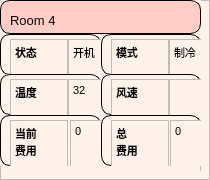
           <widget class="QFrame" name="frame_11">
            <property name="styleSheet">
             <string notr="true">background-color: rgb(255, 242, 235);</string>
            </property>
            <property name="frameShape">
             <enum>QFrame::StyledPanel</enum>
            </property>
            <property name="frameShadow">
             <enum>QFrame::Raised</enum>
            </property>
            <widget class="QWidget" name="layoutWidget_53">
             <property name="geometry">
              <rect>
               <x>0</x>
               <y>0</y>
               <width>201</width>
               <height>171</height>
              </rect>
             </property>
             <layout class="QVBoxLayout" name="verticalLayout_33">
              <property name="spacing">
               <number>0</number>
              </property>
              <item>
               <widget class="QFrame" name="frame_168">
                <property name="sizePolicy">
                 <sizepolicy hsizetype="Preferred" vsizetype="Expanding">
                  <horstretch>1</horstretch>
                  <verstretch>1</verstretch>
                 </sizepolicy>
                </property>
                <property name="styleSheet">
                 <string notr="true">#frame_168{
	background-color: rgb(255, 205, 198);
border-radius:10px;
border:1px solid black
}</string>
                </property>
                <property name="frameShape">
                 <enum>QFrame::StyledPanel</enum>
                </property>
                <property name="frameShadow">
                 <enum>QFrame::Raised</enum>
                </property>
                <widget class="QWidget" name="layoutWidget_96">
                 <property name="geometry">
                  <rect>
                   <x>10</x>
                   <y>10</y>
                   <width>181</width>
                   <height>22</height>
                  </rect>
                 </property>
                 <layout class="QHBoxLayout" name="horizontalLayout_90">
                  <property name="spacing">
                   <number>0</number>
                  </property>
                  <item>
                   <widget class="QLabel" name="ROOM4">
                    <property name="sizePolicy">
                     <sizepolicy hsizetype="Preferred" vsizetype="Preferred">
                      <horstretch>0</horstretch>
                      <verstretch>0</verstretch>
                     </sizepolicy>
                    </property>
                    <property name="styleSheet">
                     <string notr="true">background-color: rgb(255, 205, 198);</string>
                    </property>
                    <property name="text">
                     <string>&lt;html&gt;&lt;head/&gt;&lt;body&gt;&lt;p&gt;&lt;span style=&quot; font-family:'Arial Black'; font-size:10pt; color:#070707;&quot;&gt;Room 4&lt;/span&gt;&lt;/p&gt;&lt;/body&gt;&lt;/html&gt;</string>
                    </property>
                   </widget>
                  </item>
                 </layout>
                </widget>
               </widget>
              </item>
              <item>
               <widget class="QFrame" name="frame_169">
                <property name="sizePolicy">
                 <sizepolicy hsizetype="Preferred" vsizetype="Expanding">
                  <horstretch>3</horstretch>
                  <verstretch>4</verstretch>
                 </sizepolicy>
                </property>
                <property name="frameShape">
                 <enum>QFrame::StyledPanel</enum>
                </property>
                <property name="frameShadow">
                 <enum>QFrame::Raised</enum>
                </property>
                <widget class="QWidget" name="layoutWidget_97">
                 <property name="geometry">
                  <rect>
                   <x>0</x>
                   <y>0</y>
                   <width>201</width>
                   <height>141</height>
                  </rect>
                 </property>
                 <layout class="QVBoxLayout" name="verticalLayout_34">
                  <property name="spacing">
                   <number>0</number>
                  </property>
                  <item>
                   <widget class="QFrame" name="frame_170">
                    <property name="sizePolicy">
                     <sizepolicy hsizetype="Preferred" vsizetype="Expanding">
                      <horstretch>0</horstretch>
                      <verstretch>2</verstretch>
                     </sizepolicy>
                    </property>
                    <property name="frameShape">
                     <enum>QFrame::StyledPanel</enum>
                    </property>
                    <property name="frameShadow">
                     <enum>QFrame::Raised</enum>
                    </property>
                    <widget class="QWidget" name="layoutWidget_24">
                     <property name="geometry">
                      <rect>
                       <x>0</x>
                       <y>0</y>
                       <width>201</width>
                       <height>41</height>
                      </rect>
                     </property>
                     <layout class="QHBoxLayout" name="horizontalLayout_12">
                      <property name="spacing">
                       <number>0</number>
                      </property>
                      <item>
                       <widget class="QFrame" name="frame_32">
                        <property name="styleSheet">
                         <string notr="true">#frame_32{
border-radius:10px;
border:1px solid black
}</string>
                        </property>
                        <property name="frameShape">
                         <enum>QFrame::StyledPanel</enum>
                        </property>
                        <property name="frameShadow">
                         <enum>QFrame::Raised</enum>
                        </property>
                        <widget class="QWidget" name="layoutWidget_36">
                         <property name="geometry">
                          <rect>
                           <x>10</x>
                           <y>5</y>
                           <width>116</width>
                           <height>59</height>
                          </rect>
                         </property>
                         <layout class="QHBoxLayout" name="horizontalLayout_47">
                          <property name="spacing">
                           <number>0</number>
                          </property>
                          <item>
                           <widget class="QTextBrowser" name="textBrowser_R4_state">
                            <property name="styleSheet">
                             <string notr="true"/>
                            </property>
                            <property name="html">
                             <string>&lt;!DOCTYPE HTML PUBLIC &quot;-//W3C//DTD HTML 4.0//EN&quot; &quot;http://www.w3.org/TR/REC-html40/strict.dtd&quot;&gt;
&lt;html&gt;&lt;head&gt;&lt;meta name=&quot;qrichtext&quot; content=&quot;1&quot; /&gt;&lt;style type=&quot;text/css&quot;&gt;
p, li { white-space: pre-wrap; }
&lt;/style&gt;&lt;/head&gt;&lt;body style=&quot; font-family:'SimSun'; font-size:9pt; font-weight:400; font-style:normal;&quot;&gt;
&lt;p style=&quot; margin-top:0px; margin-bottom:0px; margin-left:0px; margin-right:0px; -qt-block-indent:0; text-indent:0px;&quot;&gt;&lt;span style=&quot; font-family:'微软雅黑'; font-size:8pt; font-weight:600;&quot;&gt;状态&lt;/span&gt;&lt;/p&gt;&lt;/body&gt;&lt;/html&gt;</string>
                            </property>
                           </widget>
                          </item>
                          <item>
                           <widget class="QTextBrowser" name="textBrowser_Room4_state">
                            <property name="readOnly">
                             <bool>false</bool>
                            </property>
                            <property name="html">
                             <string>&lt;!DOCTYPE HTML PUBLIC &quot;-//W3C//DTD HTML 4.0//EN&quot; &quot;http://www.w3.org/TR/REC-html40/strict.dtd&quot;&gt;
&lt;html&gt;&lt;head&gt;&lt;meta name=&quot;qrichtext&quot; content=&quot;1&quot; /&gt;&lt;style type=&quot;text/css&quot;&gt;
p, li { white-space: pre-wrap; }
&lt;/style&gt;&lt;/head&gt;&lt;body style=&quot; font-family:'SimSun'; font-size:9pt; font-weight:400; font-style:normal;&quot;&gt;
&lt;p style=&quot; margin-top:0px; margin-bottom:0px; margin-left:0px; margin-right:0px; -qt-block-indent:0; text-indent:0px;&quot;&gt;&lt;span style=&quot; font-family:'微软雅黑'; font-size:8pt;&quot;&gt;开机&lt;/span&gt;&lt;/p&gt;&lt;/body&gt;&lt;/html&gt;</string>
                            </property>
                           </widget>
                          </item>
                         </layout>
                        </widget>
                       </widget>
                      </item>
                      <item>
                       <widget class="QFrame" name="frame_33">
                        <property name="styleSheet">
                         <string notr="true">#frame_33{
border-radius:10px;
border:1px solid black
}</string>
                        </property>
                        <property name="frameShape">
                         <enum>QFrame::StyledPanel</enum>
                        </property>
                        <property name="frameShadow">
                         <enum>QFrame::Raised</enum>
                        </property>
                        <widget class="QWidget" name="layoutWidget_37">
                         <property name="geometry">
                          <rect>
                           <x>10</x>
                           <y>5</y>
                           <width>116</width>
                           <height>59</height>
                          </rect>
                         </property>
                         <layout class="QHBoxLayout" name="horizontalLayout_48">
                          <property name="spacing">
                           <number>0</number>
                          </property>
                          <item>
                           <widget class="QTextBrowser" name="textBrowser_R4_mode">
                            <property name="html">
                             <string>&lt;!DOCTYPE HTML PUBLIC &quot;-//W3C//DTD HTML 4.0//EN&quot; &quot;http://www.w3.org/TR/REC-html40/strict.dtd&quot;&gt;
&lt;html&gt;&lt;head&gt;&lt;meta name=&quot;qrichtext&quot; content=&quot;1&quot; /&gt;&lt;style type=&quot;text/css&quot;&gt;
p, li { white-space: pre-wrap; }
&lt;/style&gt;&lt;/head&gt;&lt;body style=&quot; font-family:'SimSun'; font-size:9pt; font-weight:400; font-style:normal;&quot;&gt;
&lt;p style=&quot; margin-top:0px; margin-bottom:0px; margin-left:0px; margin-right:0px; -qt-block-indent:0; text-indent:0px;&quot;&gt;&lt;span style=&quot; font-family:'微软雅黑'; font-size:8pt; font-weight:600;&quot;&gt;模式&lt;/span&gt;&lt;/p&gt;&lt;/body&gt;&lt;/html&gt;</string>
                            </property>
                           </widget>
                          </item>
                          <item>
                           <widget class="QTextBrowser" name="textBrowser_Room4_mode">
                            <property name="readOnly">
                             <bool>false</bool>
                            </property>
                            <property name="html">
                             <string>&lt;!DOCTYPE HTML PUBLIC &quot;-//W3C//DTD HTML 4.0//EN&quot; &quot;http://www.w3.org/TR/REC-html40/strict.dtd&quot;&gt;
&lt;html&gt;&lt;head&gt;&lt;meta name=&quot;qrichtext&quot; content=&quot;1&quot; /&gt;&lt;style type=&quot;text/css&quot;&gt;
p, li { white-space: pre-wrap; }
&lt;/style&gt;&lt;/head&gt;&lt;body style=&quot; font-family:'SimSun'; font-size:9pt; font-weight:400; font-style:normal;&quot;&gt;
&lt;p style=&quot; margin-top:0px; margin-bottom:0px; margin-left:0px; margin-right:0px; -qt-block-indent:0; text-indent:0px;&quot;&gt;&lt;span style=&quot; font-family:'微软雅黑'; font-size:8pt;&quot;&gt;制冷&lt;/span&gt;&lt;/p&gt;&lt;/body&gt;&lt;/html&gt;</string>
                            </property>
                           </widget>
                          </item>
                         </layout>
                        </widget>
                       </widget>
                      </item>
                     </layout>
                    </widget>
                   </widget>
                  </item>
                  <item>
                   <widget class="QFrame" name="frame_171">
                    <property name="sizePolicy">
                     <sizepolicy hsizetype="Preferred" vsizetype="Expanding">
                      <horstretch>0</horstretch>
                      <verstretch>2</verstretch>
                     </sizepolicy>
                    </property>
                    <property name="frameShape">
                     <enum>QFrame::StyledPanel</enum>
                    </property>
                    <property name="frameShadow">
                     <enum>QFrame::Raised</enum>
                    </property>
                    <widget class="QWidget" name="layoutWidget_25">
                     <property name="geometry">
                      <rect>
                       <x>0</x>
                       <y>0</y>
                       <width>201</width>
                       <height>41</height>
                      </rect>
                     </property>
                     <layout class="QHBoxLayout" name="horizontalLayout_49">
                      <property name="spacing">
                       <number>0</number>
                      </property>
                      <item>
                       <widget class="QFrame" name="frame_50">
                        <property name="styleSheet">
                         <string notr="true">#frame_50{
border-radius:10px;
border:1px solid black
}</string>
                        </property>
                        <property name="frameShape">
                         <enum>QFrame::StyledPanel</enum>
                        </property>
                        <property name="frameShadow">
                         <enum>QFrame::Raised</enum>
                        </property>
                        <widget class="QWidget" name="layoutWidget_54">
                         <property name="geometry">
                          <rect>
                           <x>10</x>
                           <y>5</y>
                           <width>116</width>
                           <height>59</height>
                          </rect>
                         </property>
                         <layout class="QHBoxLayout" name="horizontalLayout_50">
                          <property name="spacing">
                           <number>0</number>
                          </property>
                          <item>
                           <widget class="QTextBrowser" name="textBrowser_R4_tem">
                            <property name="html">
                             <string>&lt;!DOCTYPE HTML PUBLIC &quot;-//W3C//DTD HTML 4.0//EN&quot; &quot;http://www.w3.org/TR/REC-html40/strict.dtd&quot;&gt;
&lt;html&gt;&lt;head&gt;&lt;meta name=&quot;qrichtext&quot; content=&quot;1&quot; /&gt;&lt;style type=&quot;text/css&quot;&gt;
p, li { white-space: pre-wrap; }
&lt;/style&gt;&lt;/head&gt;&lt;body style=&quot; font-family:'SimSun'; font-size:9pt; font-weight:400; font-style:normal;&quot;&gt;
&lt;p style=&quot; margin-top:0px; margin-bottom:0px; margin-left:0px; margin-right:0px; -qt-block-indent:0; text-indent:0px;&quot;&gt;&lt;span style=&quot; font-family:'微软雅黑'; font-size:8pt; font-weight:600;&quot;&gt;温度&lt;/span&gt;&lt;/p&gt;&lt;/body&gt;&lt;/html&gt;</string>
                            </property>
                           </widget>
                          </item>
                          <item>
                           <widget class="QTextBrowser" name="textBrowser_Room4_tem">
                            <property name="readOnly">
                             <bool>false</bool>
                            </property>
                            <property name="html">
                             <string>&lt;!DOCTYPE HTML PUBLIC &quot;-//W3C//DTD HTML 4.0//EN&quot; &quot;http://www.w3.org/TR/REC-html40/strict.dtd&quot;&gt;
&lt;html&gt;&lt;head&gt;&lt;meta name=&quot;qrichtext&quot; content=&quot;1&quot; /&gt;&lt;style type=&quot;text/css&quot;&gt;
p, li { white-space: pre-wrap; }
&lt;/style&gt;&lt;/head&gt;&lt;body style=&quot; font-family:'SimSun'; font-size:9pt; font-weight:400; font-style:normal;&quot;&gt;
&lt;p style=&quot; margin-top:0px; margin-bottom:0px; margin-left:0px; margin-right:0px; -qt-block-indent:0; text-indent:0px;&quot;&gt;&lt;span style=&quot; font-family:'微软雅黑'; font-size:8pt;&quot;&gt;32&lt;/span&gt;&lt;/p&gt;&lt;/body&gt;&lt;/html&gt;</string>
                            </property>
                           </widget>
                          </item>
                         </layout>
                        </widget>
                       </widget>
                      </item>
                      <item>
                       <widget class="QFrame" name="frame_51">
                        <property name="styleSheet">
                         <string notr="true">#frame_51{
border-radius:10px;
border:1px solid black
}</string>
                        </property>
                        <property name="frameShape">
                         <enum>QFrame::StyledPanel</enum>
                        </property>
                        <property name="frameShadow">
                         <enum>QFrame::Raised</enum>
                        </property>
                        <widget class="QWidget" name="layoutWidget_55">
                         <property name="geometry">
                          <rect>
                           <x>10</x>
                           <y>5</y>
                           <width>116</width>
                           <height>59</height>
                          </rect>
                         </property>
                         <layout class="QHBoxLayout" name="horizontalLayout_51">
                          <property name="spacing">
                           <number>0</number>
                          </property>
                          <item>
                           <widget class="QTextBrowser" name="textBrowser_R4_WindSpeed">
                            <property name="html">
                             <string>&lt;!DOCTYPE HTML PUBLIC &quot;-//W3C//DTD HTML 4.0//EN&quot; &quot;http://www.w3.org/TR/REC-html40/strict.dtd&quot;&gt;
&lt;html&gt;&lt;head&gt;&lt;meta name=&quot;qrichtext&quot; content=&quot;1&quot; /&gt;&lt;style type=&quot;text/css&quot;&gt;
p, li { white-space: pre-wrap; }
&lt;/style&gt;&lt;/head&gt;&lt;body style=&quot; font-family:'SimSun'; font-size:9pt; font-weight:400; font-style:normal;&quot;&gt;
&lt;p style=&quot; margin-top:0px; margin-bottom:0px; margin-left:0px; margin-right:0px; -qt-block-indent:0; text-indent:0px;&quot;&gt;&lt;span style=&quot; font-family:'微软雅黑'; font-size:8pt; font-weight:600;&quot;&gt;风速&lt;/span&gt;&lt;/p&gt;&lt;/body&gt;&lt;/html&gt;</string>
                            </property>
                           </widget>
                          </item>
                          <item>
                           <widget class="QTextBrowser" name="textBrowser_Room4_WindSpeed">
                            <property name="readOnly">
                             <bool>false</bool>
                            </property>
                            <property name="html">
                             <string>&lt;!DOCTYPE HTML PUBLIC &quot;-//W3C//DTD HTML 4.0//EN&quot; &quot;http://www.w3.org/TR/REC-html40/strict.dtd&quot;&gt;
&lt;html&gt;&lt;head&gt;&lt;meta name=&quot;qrichtext&quot; content=&quot;1&quot; /&gt;&lt;style type=&quot;text/css&quot;&gt;
p, li { white-space: pre-wrap; }
&lt;/style&gt;&lt;/head&gt;&lt;body style=&quot; font-family:'SimSun'; font-size:9pt; font-weight:400; font-style:normal;&quot;&gt;
&lt;p style=&quot;-qt-paragraph-type:empty; margin-top:0px; margin-bottom:0px; margin-left:0px; margin-right:0px; -qt-block-indent:0; text-indent:0px;&quot;&gt;&lt;br /&gt;&lt;/p&gt;&lt;/body&gt;&lt;/html&gt;</string>
                            </property>
                           </widget>
                          </item>
                         </layout>
                        </widget>
                       </widget>
                      </item>
                     </layout>
                    </widget>
                   </widget>
                  </item>
                  <item>
                   <widget class="QFrame" name="frame_172">
                    <property name="sizePolicy">
                     <sizepolicy hsizetype="Preferred" vsizetype="Expanding">
                      <horstretch>0</horstretch>
                      <verstretch>3</verstretch>
                     </sizepolicy>
                    </property>
                    <property name="frameShape">
                     <enum>QFrame::StyledPanel</enum>
                    </property>
                    <property name="frameShadow">
                     <enum>QFrame::Raised</enum>
                    </property>
                    <widget class="QWidget" name="layoutWidget_98">
                     <property name="geometry">
                      <rect>
                       <x>0</x>
                       <y>0</y>
                       <width>201</width>
                       <height>51</height>
                      </rect>
                     </property>
                     <layout class="QHBoxLayout" name="horizontalLayout_91">
                      <item>
                       <layout class="QHBoxLayout" name="horizontalLayout_52">
                        <property name="spacing">
                         <number>0</number>
                        </property>
                        <item>
                         <widget class="QFrame" name="frame_52">
                          <property name="styleSheet">
                           <string notr="true">#frame_52{
border-radius:10px;
border:1px solid black
}</string>
                          </property>
                          <property name="frameShape">
                           <enum>QFrame::StyledPanel</enum>
                          </property>
                          <property name="frameShadow">
                           <enum>QFrame::Raised</enum>
                          </property>
                          <widget class="QWidget" name="layoutWidget_56">
                           <property name="geometry">
                            <rect>
                             <x>10</x>
                             <y>5</y>
                             <width>118</width>
                             <height>59</height>
                            </rect>
                           </property>
                           <layout class="QHBoxLayout" name="horizontalLayout_53">
                            <property name="spacing">
                             <number>2</number>
                            </property>
                            <item>
                             <widget class="QTextBrowser" name="textBrowser_R4_Currentfee">
                              <property name="styleSheet">
                               <string notr="true"/>
                              </property>
                              <property name="html">
                               <string>&lt;!DOCTYPE HTML PUBLIC &quot;-//W3C//DTD HTML 4.0//EN&quot; &quot;http://www.w3.org/TR/REC-html40/strict.dtd&quot;&gt;
&lt;html&gt;&lt;head&gt;&lt;meta name=&quot;qrichtext&quot; content=&quot;1&quot; /&gt;&lt;style type=&quot;text/css&quot;&gt;
p, li { white-space: pre-wrap; }
&lt;/style&gt;&lt;/head&gt;&lt;body style=&quot; font-family:'SimSun'; font-size:9pt; font-weight:400; font-style:normal;&quot;&gt;
&lt;p style=&quot; margin-top:0px; margin-bottom:0px; margin-left:0px; margin-right:0px; -qt-block-indent:0; text-indent:0px;&quot;&gt;&lt;span style=&quot; font-family:'微软雅黑'; font-size:8pt; font-weight:600;&quot;&gt;当前&lt;/span&gt;&lt;/p&gt;
&lt;p style=&quot; margin-top:0px; margin-bottom:0px; margin-left:0px; margin-right:0px; -qt-block-indent:0; text-indent:0px;&quot;&gt;&lt;span style=&quot; font-family:'微软雅黑'; font-size:8pt; font-weight:600;&quot;&gt;费用&lt;/span&gt;&lt;/p&gt;&lt;/body&gt;&lt;/html&gt;</string>
                              </property>
                             </widget>
                            </item>
                            <item>
                             <widget class="QTextBrowser" name="textBrowser_Room4_Currentfee">
                              <property name="readOnly">
                               <bool>false</bool>
                              </property>
                              <property name="html">
                               <string>&lt;!DOCTYPE HTML PUBLIC &quot;-//W3C//DTD HTML 4.0//EN&quot; &quot;http://www.w3.org/TR/REC-html40/strict.dtd&quot;&gt;
&lt;html&gt;&lt;head&gt;&lt;meta name=&quot;qrichtext&quot; content=&quot;1&quot; /&gt;&lt;style type=&quot;text/css&quot;&gt;
p, li { white-space: pre-wrap; }
&lt;/style&gt;&lt;/head&gt;&lt;body style=&quot; font-family:'SimSun'; font-size:9pt; font-weight:400; font-style:normal;&quot;&gt;
&lt;p style=&quot; margin-top:0px; margin-bottom:0px; margin-left:0px; margin-right:0px; -qt-block-indent:0; text-indent:0px;&quot;&gt;&lt;span style=&quot; font-family:'微软雅黑'; font-size:8pt;&quot;&gt;0&lt;/span&gt;&lt;/p&gt;&lt;/body&gt;&lt;/html&gt;</string>
                              </property>
                             </widget>
                            </item>
                           </layout>
                          </widget>
                         </widget>
                        </item>
                        <item>
                         <widget class="QFrame" name="frame_53">
                          <property name="styleSheet">
                           <string notr="true">#frame_53{
border-radius:10px;
border:1px solid black
}</string>
                          </property>
                          <property name="frameShape">
                           <enum>QFrame::StyledPanel</enum>
                          </property>
                          <property name="frameShadow">
                           <enum>QFrame::Raised</enum>
                          </property>
                          <widget class="QWidget" name="layoutWidget_57">
                           <property name="geometry">
                            <rect>
                             <x>10</x>
                             <y>5</y>
                             <width>117</width>
                             <height>59</height>
                            </rect>
                           </property>
                           <layout class="QHBoxLayout" name="horizontalLayout_54">
                            <property name="spacing">
                             <number>1</number>
                            </property>
                            <item>
                             <widget class="QTextBrowser" name="textBrowser_R4_Totalfee">
                              <property name="html">
                               <string>&lt;!DOCTYPE HTML PUBLIC &quot;-//W3C//DTD HTML 4.0//EN&quot; &quot;http://www.w3.org/TR/REC-html40/strict.dtd&quot;&gt;
&lt;html&gt;&lt;head&gt;&lt;meta name=&quot;qrichtext&quot; content=&quot;1&quot; /&gt;&lt;style type=&quot;text/css&quot;&gt;
p, li { white-space: pre-wrap; }
&lt;/style&gt;&lt;/head&gt;&lt;body style=&quot; font-family:'SimSun'; font-size:9pt; font-weight:400; font-style:normal;&quot;&gt;
&lt;p style=&quot; margin-top:0px; margin-bottom:0px; margin-left:0px; margin-right:0px; -qt-block-indent:0; text-indent:0px;&quot;&gt;&lt;span style=&quot; font-family:'微软雅黑'; font-size:8pt; font-weight:600;&quot;&gt;总&lt;/span&gt;&lt;/p&gt;
&lt;p style=&quot; margin-top:0px; margin-bottom:0px; margin-left:0px; margin-right:0px; -qt-block-indent:0; text-indent:0px;&quot;&gt;&lt;span style=&quot; font-family:'微软雅黑'; font-size:8pt; font-weight:600;&quot;&gt;费用&lt;/span&gt;&lt;/p&gt;&lt;/body&gt;&lt;/html&gt;</string>
                              </property>
                             </widget>
                            </item>
                            <item>
                             <widget class="QTextBrowser" name="textBrowser_Room4_Totalfee">
                              <property name="readOnly">
                               <bool>false</bool>
                              </property>
                              <property name="html">
                               <string>&lt;!DOCTYPE HTML PUBLIC &quot;-//W3C//DTD HTML 4.0//EN&quot; &quot;http://www.w3.org/TR/REC-html40/strict.dtd&quot;&gt;
&lt;html&gt;&lt;head&gt;&lt;meta name=&quot;qrichtext&quot; content=&quot;1&quot; /&gt;&lt;style type=&quot;text/css&quot;&gt;
p, li { white-space: pre-wrap; }
&lt;/style&gt;&lt;/head&gt;&lt;body style=&quot; font-family:'SimSun'; font-size:9pt; font-weight:400; font-style:normal;&quot;&gt;
&lt;p style=&quot; margin-top:0px; margin-bottom:0px; margin-left:0px; margin-right:0px; -qt-block-indent:0; text-indent:0px;&quot;&gt;&lt;span style=&quot; font-family:'微软雅黑'; font-size:8pt;&quot;&gt;0&lt;/span&gt;&lt;/p&gt;&lt;/body&gt;&lt;/html&gt;</string>
                              </property>
                             </widget>
                            </item>
                           </layout>
                          </widget>
                         </widget>
                        </item>
                       </layout>
                      </item>
                     </layout>
                    </widget>
                   </widget>
                  </item>
                 </layout>
                </widget>
               </widget>
              </item>
             </layout>
            </widget>
           </widget>
